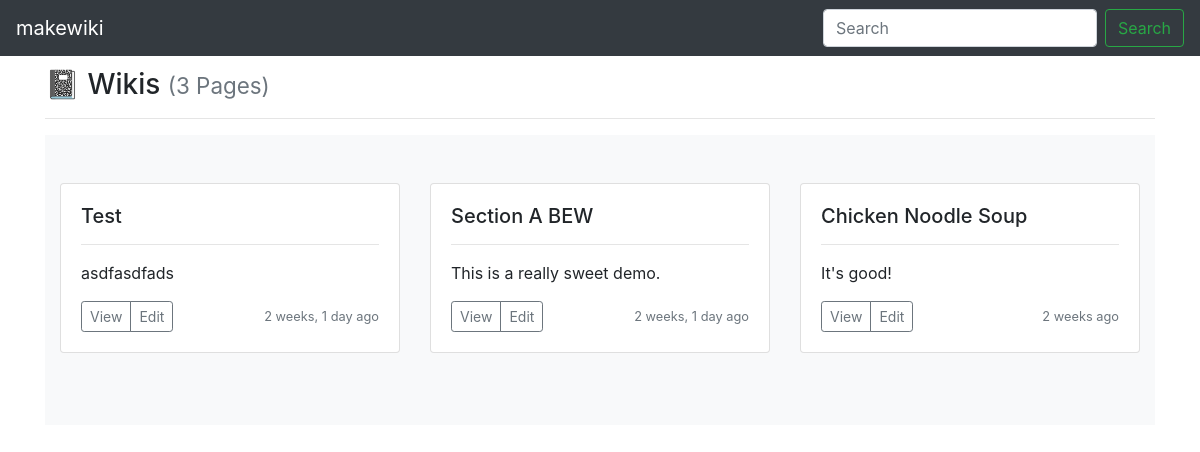
/, run on an earlier commit of the app's database.
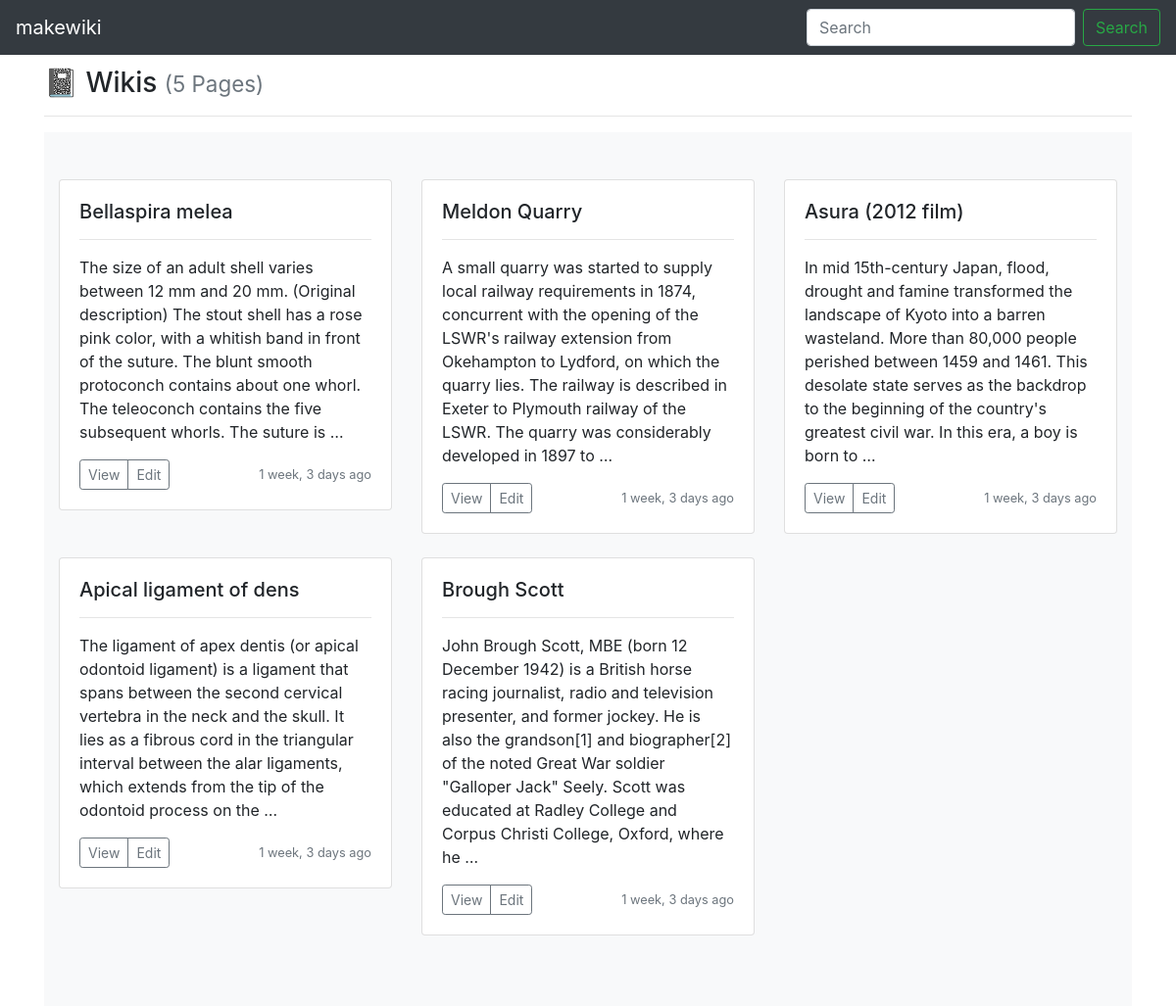
And on a later commit of the database.
### wiki/models.py (models this page shows, shortened)
class Page(models.Model):
    title = models.CharField(max_length=settings.WIKI_PAGE_TITLE_MAX_LENGTH, unique=True,
                             help_text="Title of your page.")
    author = models.ForeignKey(User, on_delete=models.PROTECT,
                               help_text="The user that posted this article.")
    slug = models.CharField(max_length=settings.WIKI_PAGE_TITLE_MAX_LENGTH, blank=True, editable=False,
                            help_text="Unique URL path to access this page. Generated by the system.")
    content = models.TextField(
        help_text="Write the content of your page here.")
    created = models.DateTimeField(auto_now_add=True,
                                   help_text="The date and time this page was created. Automatically generated when the model saves.")
    modified = models.DateTimeField(auto_now=True,
                                    help_text="The date and time this page was updated. Automatically generated when the model updates.")

### wiki/views.py (the view)
# urls.py: path('', PageList.as_view(), name='wiki-list-page'),
class PageList(ListView):
    model = Page
    def get(self, request):
        pages = self.get_queryset().all()
        return render(request, 'list.html', {'pages': pages})

### makewiki/templates/list.html
{% extends 'base.html' %}
{% block content %}
<h3>📓 Wikis {% if pages %}<small class="text-muted">({{ pages|length }} Page{{ pages|length|pluralize:"s" }})</small>{% endif %}</h3>
<hr>
<div class="album py-5 bg-light">
   <div class="container">
      <div class="row">
         {% for page in pages %}
         <div class="col-md-4">
            <div class="card mb-4 shadow-sm">
               <div class="card-body">
                  <h5 class="card-title">{{ page.title }}</h5>
                  <hr>
                  <p class="card-text">{{ page.content|truncatewords:50 }}</p>
                  <div class="d-flex justify-content-between align-items-center">
                     <div class="btn-group">
                        <button type="submit" class="btn btn-sm btn-outline-secondary" name="view"><a class="underline" href="{% url 'wiki-details-page' page.slug %}">View</a></button>
                        <button type="submit" class="btn btn-sm btn-outline-secondary" name="edit"><a class="underline" href="{% url 'wiki-edit-page' page.slug %}">Edit</a></button>
                     </div>
                     <small class="text-muted">{% load humanize %}{{ page.created|naturaltime }}</small>
                  </div>
               </div>
            </div>
         </div>
         {% if forloop.counter|divisibleby:3 %}
      </div>
      <div class="row">
         {% endif %}
         {% endfor %}
      </div>
   </div>
</div>
{% endblock %}

What changed in the data, as far as the page shows it:
removed Page: title "Test", content "asdfasdfads", created "2 weeks, 1 day ago"
removed Page: title "Section A BEW", content "This is a really sweet demo.", created "2 weeks, 1 day ago"
removed Page: title "Chicken Noodle Soup", content "It's good!", created "2 weeks ago"
added Page: title "Bellaspira melea", content "The size of an adult shell varies between 12 mm and 20 mm. (Original description) The stout shell has a rose pink color, with a whitish band in front of the suture. The blunt smooth protoconch contains about one whorl. The teleoconch contains the five subsequent whorls. The suture is …", created "1 week, 3 days ago"
added Page: title "Meldon Quarry", content "A small quarry was started to supply local railway requirements in 1874, concurrent with the opening of the LSWR's railway extension from Okehampton to Lydford, on which the quarry lies. The railway is described in Exeter to Plymouth railway of the LSWR. The quarry was considerably developed in 1897 to …", created "1 week, 3 days ago"
added Page: title "Asura (2012 film)", content "In mid 15th-century Japan, flood, drought and famine transformed the landscape of Kyoto into a barren wasteland. More than 80,000 people perished between 1459 and 1461. This desolate state serves as the backdrop to the beginning of the country's greatest civil war. In this era, a boy is born to …", created "1 week, 3 days ago"
added Page: title "Apical ligament of dens", content "The ligament of apex dentis (or apical odontoid ligament) is a ligament that spans between the second cervical vertebra in the neck and the skull. It lies as a fibrous cord in the triangular interval between the alar ligaments, which extends from the tip of the odontoid process on the …", created "1 week, 3 days ago"
added Page: title "Brough Scott", content "John Brough Scott, MBE (born 12 December 1942) is a British horse racing journalist, radio and television presenter, and former jockey. He is also the grandson[1] and biographer[2] of the noted Great War soldier \"Galloper Jack\" Seely. Scott was educated at Radley College and Corpus Christi College, Oxford, where he …", created "1 week, 3 days ago"
Also different on the page:
{{ pages|length }}: "3" → "5"
